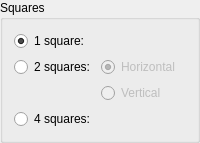
    <widget class="QGroupBox" name="gbSquaresOptions">
     <property name="title">
      <string>Squares</string>
     </property>
     <layout class="QVBoxLayout" name="verticalLayout_7">
      <item>
       <layout class="QFormLayout" name="formLayout_3">
        <property name="labelAlignment">
         <set>Qt::AlignLeading|Qt::AlignLeft|Qt::AlignVCenter</set>
        </property>
        <property name="formAlignment">
         <set>Qt::AlignLeading|Qt::AlignLeft|Qt::AlignTop</set>
        </property>
        <item row="2" column="0">
         <widget class="QRadioButton" name="rbSquares_4">
          <property name="text">
           <string>4 squares:</string>
          </property>
         </widget>
        </item>
        <item row="1" column="0">
         <widget class="QRadioButton" name="rbSquares_2">
          <property name="text">
           <string>2 squares:</string>
          </property>
         </widget>
        </item>
        <item row="0" column="0">
         <widget class="QRadioButton" name="rbSquares_1">
          <property name="text">
           <string>1 square:</string>
          </property>
          <property name="checked">
           <bool>true</bool>
          </property>
         </widget>
        </item>
        <item row="1" column="1">
         <widget class="QWidget" name="widget_3" native="true">
          <layout class="QVBoxLayout" name="verticalLayout_8">
           <property name="leftMargin">
            <number>0</number>
           </property>
           <property name="topMargin">
            <number>0</number>
           </property>
           <property name="rightMargin">
            <number>0</number>
           </property>
           <property name="bottomMargin">
            <number>0</number>
           </property>
           <item>
            <widget class="QRadioButton" name="rbSquares_2_Horizontal">
             <property name="enabled">
              <bool>false</bool>
             </property>
             <property name="text">
              <string>Horizontal</string>
             </property>
             <property name="checked">
              <bool>true</bool>
             </property>
            </widget>
           </item>
           <item>
            <widget class="QRadioButton" name="rbSquares_2_Vertical">
             <property name="enabled">
              <bool>false</bool>
             </property>
             <property name="text">
              <string>Vertical</string>
             </property>
            </widget>
           </item>
          </layout>
         </widget>
        </item>
       </layout>
      </item>
     </layout>
    </widget>
